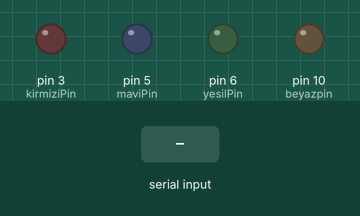
Simulated run of this sketch. Board: Arduino Uno, built with avr-gcc and run on an emulated ATmega328P. Shown: output pins drawn as LEDs (lit = HIGH). Inputs (shaded band) come from the test bench. Random numbers use the default seed unless the sketch sets one.

Above: at 1.2 s.
1.3 s: "c" received over Serial
At 1.7 s:
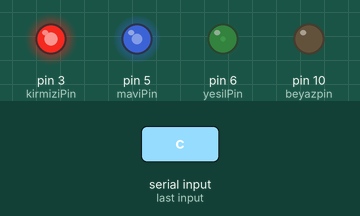
4.3 s: "k" received over Serial
5.8 s: "y" received over Serial
At 6.4 s:
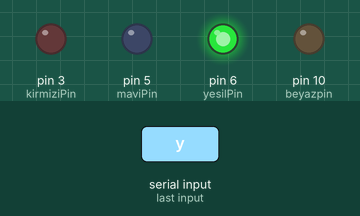
7.3 s: "m" received over Serial
At 8.5 s:
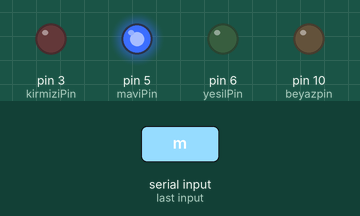
8.8 s: "e" received over Serial
At 9.8 s:
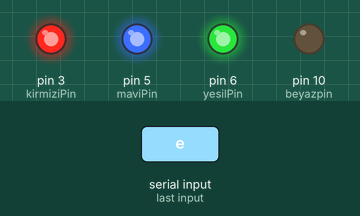
10.3 s: "b" received over Serial
At 11.0 s:
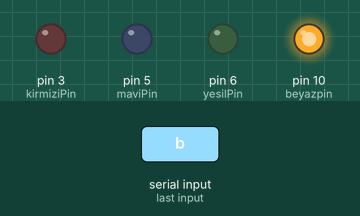
Timing chart, 0 to 12.8 s (numbered marks = the images above; inputs shaded):
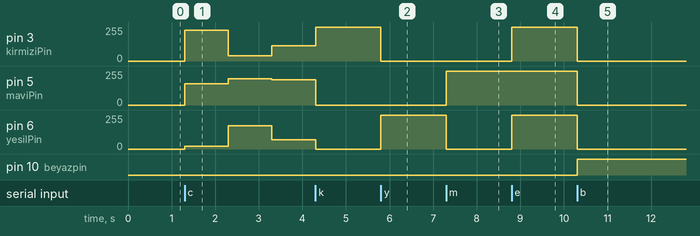

The sketch:

ak_ll__lamba.ino
```cpp
int veri;                           //Bluetooth üzerinden okuduğumuz değişken.
int kirmiziPin = 3;                 //RGB Ledin kırmızı bacağının takılacağı pin
int yesilPin = 6;                  //RGB Ledin yeşil bacağının takılacağı pin
int maviPin = 5;                   //RGB Ledin mavi bacağının takılacağı pi
int beyazpin = 10;
void setup() {
  Serial.begin(9600);               //Seri haberleşmeyi başlatıyoruz.
   pinMode(beyazpin,OUTPUT);
  pinMode(kirmiziPin,OUTPUT);       //Kırmızı pinini OUTPUT olarak ayarlıyoruz.
  pinMode(yesilPin,OUTPUT);         //Yeşl pinini OUTPUT olarak ayarlıyoruz.
  pinMode(maviPin,OUTPUT);          //Mavi pinini OUTPUT olarak ayarlıyoruz.
}
void loop() {
  if(Serial.available()>0){         //Seri haberleşmeden veri gelmesini bekliyoruz.
    veri = Serial.read();           //Seri haberleşmeden gelen veriyi okuyoruz.
  }
  else if(veri == 'c'){             //Seri haberleşmeden y harfi geldiğinde bu kısım çalışır.


{
int rDeger=random(0,255);
int gDeger=random(0,255);
int bDeger=random(0,255);
analogWrite(kirmiziPin,rDeger);
analogWrite(yesilPin,gDeger);
analogWrite(maviPin,bDeger);
delay(1000);
}
  }
  if(veri == 'k'){                  //Seri haberleşmeden k harfi geldiğinde bu kısım çalışır.
    digitalWrite(kirmiziPin,HIGH);
    digitalWrite(yesilPin,LOW);
    digitalWrite(maviPin,LOW);
  }
  else if(veri == 'y'){             //Seri haberleşmeden y harfi geldiğinde bu kısım çalışır.
    digitalWrite(kirmiziPin,LOW);
    digitalWrite(yesilPin,HIGH);
    digitalWrite(maviPin,LOW);
  }
  else if(veri == 'm'){             //Seri haberleşmeden m harfi geldiğinde bu kısım çalışır.
    digitalWrite(kirmiziPin,LOW);
    digitalWrite(yesilPin,LOW);
    digitalWrite(maviPin,HIGH);
  }
  else if(veri == 'e'){             //Seri haberleşmeden y harfi geldiğinde bu kısım çalışır.
    digitalWrite(kirmiziPin,HIGH);
    digitalWrite(yesilPin,HIGH);
    digitalWrite(maviPin,HIGH);
    digitalWrite(beyazpin,LOW);
  }
  else if(veri == 'b'){             //Seri haberleşmeden m harfi geldiğinde bu kısım çalışır.
    digitalWrite(beyazpin,HIGH);
      digitalWrite(kirmiziPin,LOW);
    digitalWrite(yesilPin,LOW);
    digitalWrite(maviPin,LOW);
  }
  else{                             //Seri haberleşmeden tanımlanmayan veri geldiğinde bu kısım çalışır.
    digitalWrite(kirmiziPin,LOW);
    digitalWrite(yesilPin,LOW);
    digitalWrite(maviPin,LOW);
    digitalWrite(beyazpin,LOW);
  }
}
```

Measured:
- after the input at 1.3 s, pin 3 (kirmiziPin): 0/255 → 232/255 at once, → 38/255 1.0 s later, → 114/255 1.0 s later; pin 5 (maviPin): 0/255 → 158/255 at once, → 197/255 1.0 s later, → 188/255 1.0 s later; pin 6 (yesilPin): 0/255 → 19/255 at once, → 175/255 1.0 s later, → 68/255 1.0 s later
- after the input at 5.8 s, pin 3 (kirmiziPin): 255/255 → 0/255 at once; pin 6 (yesilPin): 0/255 → 255/255 at once
- after the input at 7.3 s, pin 5 (maviPin): 0/255 → 255/255 at once; pin 6 (yesilPin): 255/255 → 0/255 at once
- after the input at 8.8 s, pin 3 (kirmiziPin), pin 6 (yesilPin): 0/255 → 255/255 at once
- after the input at 10.3 s, pin 3 (kirmiziPin), pin 5 (maviPin), pin 6 (yesilPin): 255/255 → 0/255 at once; pin 10 (beyazpin): LOW → HIGH at once
